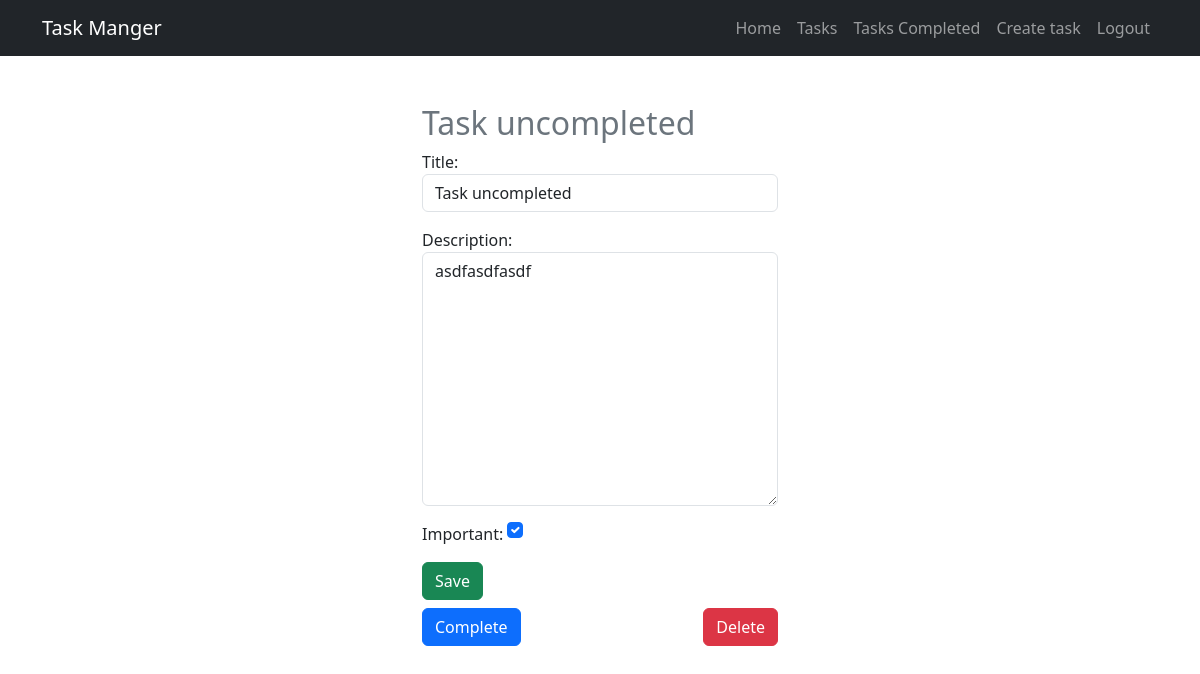
Page /task/6/ (signed in) on the committed database.
### tasks/models.py (models this page shows, shortened)
class Task(models.Model):
    title = models.CharField(max_length=100)
    description = models.TextField(blank=True)
    created = models.DateTimeField(auto_now_add=True)
    datecompleted = models.DateTimeField(null=True)
    important = models.BooleanField(default=False)
    user = models.ForeignKey(User, on_delete=models.CASCADE)

### tasks/views.py (the view, shortened to what this page needs)
# urls.py: path('task/<int:task_id>/', views.task_detail, name='task_detail'),
@login_required
def task_detail(request, task_id):
    if request.method == 'GET':
        task = get_object_or_404(Task, pk=task_id, user=request.user)
        form = TaskForm(instance=task)
        return render(request, 'task_detail.html', { 'task': task, 'form': form })

### tasks/forms.py
class TaskForm(forms.ModelForm):
    class Meta:
        model = Task
        fields = ['title', 'description', 'important']
        widgets = {
            'title': forms.TextInput(attrs={'class': 'form-control', 'placeholder':'Write your username'}),
            'description': forms.Textarea(attrs={'class': 'form-control'}),
            'important': forms.CheckboxInput(attrs={'class': 'form-check-input m-auto'})
        }

### tasks/templates/task_detail.html (shortened to what this page needs)
{% extends 'base.html' %}
{% block content %}
<main class="container mt-5">
    <div class="row">
        <div class="col-md-4 offset-md-4">
            <h2 class="text-secondary">{{ task.title }}</h2>
            <form action="" method="POST">
                {{ form.as_p }}
                <button class="btn btn-success">
                    Save
                </button>
            </form>
            <div class="d-flex justify-content-between mt-2">
                <form action="{% url 'complete_task' task.id %}" method="POST">
                    <button class="btn btn-primary">
                        Complete
                    </button>
                </form>
                <form action="{% url 'delete_task' task.id %}" method="POST">
                    <button class="btn btn-danger">
                        Delete
                    </button>
                </form>
            </div>
        </div>
    </div>
</main>
{% endblock %}

### rows in the picture
Task: title "Task uncompleted", description "asdfasdfasdf", important "☑"
